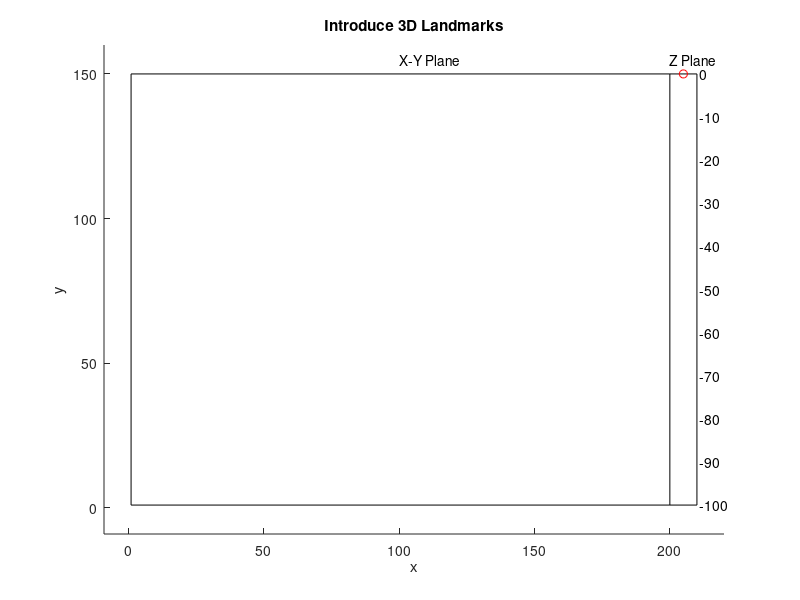

This figure's MATLAB source: (Note: this script raises an error after producing the figure.)
% 3D SLAM with linear KF - Moving vehicle - Relative measurement - Limited
% Sensor Range - Observing (x,v,landmarks) - Landmarks updated once
% observed
%
% A 3 DOF underwater robot is moving along a path detecting some
% motionless landmarks; the position/velocity of the robot and position
% of landmarks are computed by means of Simultaneos Localization and 
% Mapping using a linear Kalman Filter.  
% All the measures are relative to robot position.
% The measuring sensor is limited to a certain range distance.
% Landmarks are updated in the state once observed.
%
% Programmed by Joaquim Salvi

clear all;
NumberTimeStamps = 600;
MapDimension = [1,200;1,150;-100,0];   % X Y Z
MaximumRange = 50;

% INTRODUCE LANDMARKS
figure(1); clf;
title('Introduce 3D Landmarks');
v=[MapDimension(1,1)-10 MapDimension(1,2)+20 MapDimension(2,1)-10 MapDimension(2,2)+10];
axis(v); hold on;
xlabel('x'); ylabel('y');
text((MapDimension(1,2))/2,MapDimension(2,2)+5,'X-Y Plane');
text(MapDimension(1,2)+20-20,MapDimension(2,2)+5,'Z Plane');
plot([MapDimension(1,1); MapDimension(1,1)],[MapDimension(2,1); MapDimension(2,2)],'k-');
plot([MapDimension(1,1); MapDimension(1,2)],[MapDimension(2,1); MapDimension(2,1)],'k-');
plot([MapDimension(1,1); MapDimension(1,2)],[MapDimension(2,2); MapDimension(2,2)],'k-');
plot([MapDimension(1,2); MapDimension(1,2)],[MapDimension(2,1); MapDimension(2,2)],'k-');
plot([MapDimension(1,2); MapDimension(1,2)+10],[MapDimension(2,1); MapDimension(2,1)],'k-');
plot([MapDimension(1,2); MapDimension(1,2)+10],[MapDimension(2,2); MapDimension(2,2)],'k-');
plot([MapDimension(1,2)+10; MapDimension(1,2)+10],[MapDimension(2,1); MapDimension(2,2)],'k-');
stepz = (MapDimension(3,2)-MapDimension(3,1))/10;
stepy = (MapDimension(2,2)-MapDimension(2,1))/10; posy = MapDimension(2,1);
for i=MapDimension(3,1):stepz:MapDimension(3,2)
    st = sprintf('%0d',i);
    text(MapDimension(1,2)+11,posy,st);
    posy = posy + stepy;
end
pin=1; button = 0;
nlandmarks=0; z = 0;
poszx = MapDimension(1,2)+5;
poszy = MapDimension(2,2);
plot(poszx,poszy,'ro');
% Get input landmarks graphically, click right button to finish
while button ~= 3
   [x,y,button]=ginput(1);
   pin= ~isempty(x);
   if pin && button ~= 3
       if x > MapDimension(1,1) && x < MapDimension(1,2) && y > MapDimension(2,1) && y < MapDimension(2,2) 
          nlandmarks = nlandmarks+1;
          plot(x,y,'r*'); st = sprintf('%0d',round(z)); text(x+2,y+2,st);
          pp(:,nlandmarks)=[x;y;z];
       elseif x>MapDimension(1,2) && x < MapDimension(1,2)+10 && y > MapDimension(2,1) && y < MapDimension(2,2) 
           plot(poszx,poszy,'wo');
           z = MapDimension(3,1) + y*(MapDimension(3,2)-MapDimension(3,1))/(MapDimension(2,2)-MapDimension(2,1));
           poszy = y;
           plot(poszx,poszy,'ro');
       end
   end
end
hold off;
NumberLandmarks = size(pp,2);

% DEFINE TRAJECTORY
% Definition of the real trajectory; vehicle with constant velocity
figure(2); clf;
title('Introduce trajectory around landmarks');
v=[MapDimension(1,1)-10 MapDimension(1,2)+20 MapDimension(2,1)-10 MapDimension(2,2)+10];
axis(v); hold on;
xlabel('x'); ylabel('y');
text((MapDimension(1,2))/2,MapDimension(2,2)+5,'X-Y Plane');
text(MapDimension(1,2)+20-20,MapDimension(2,2)+5,'Z Plane');
plot([MapDimension(1,1); MapDimension(1,1)],[MapDimension(2,1); MapDimension(2,2)],'k-');
plot([MapDimension(1,1); MapDimension(1,2)],[MapDimension(2,1); MapDimension(2,1)],'k-');
plot([MapDimension(1,1); MapDimension(1,2)],[MapDimension(2,2); MapDimension(2,2)],'k-');
plot([MapDimension(1,2); MapDimension(1,2)],[MapDimension(2,1); MapDimension(2,2)],'k-');
plot([MapDimension(1,2); MapDimension(1,2)+10],[MapDimension(2,1); MapDimension(2,1)],'k-');
plot([MapDimension(1,2); MapDimension(1,2)+10],[MapDimension(2,2); MapDimension(2,2)],'k-');
plot([MapDimension(1,2)+10; MapDimension(1,2)+10],[MapDimension(2,1); MapDimension(2,2)],'k-');
stepz = (MapDimension(3,2)-MapDimension(3,1))/10;
stepy = (MapDimension(2,2)-MapDimension(2,1))/10; posy = MapDimension(2,1);
for i=MapDimension(3,1):stepz:MapDimension(3,2)
    st = sprintf('%0d',i);
    text(MapDimension(1,2)+11,posy,st);
    posy = posy + stepy;
end
for i = 1:NumberLandmarks
    plot(pp(1,i),pp(2,i),'r*'); 
    st = sprintf('%0d',round(pp(3,i))); text(pp(1,i)+2,pp(2,i)+2,st);
end;
pin = 1; button = 0; fi = 0;
npoints = 0; dist = 0; z = 0;
poszx = MapDimension(1,2)+5;
poszy = MapDimension(2,2);
plot(poszx,poszy,'ro');
% get trajectory segments, click right button to finish 
while button ~= 3
   [x,y,button]=ginput(1);
   pin= ~isempty(x);
   if pin && button ~= 3
       if x > MapDimension(1,1) && x < MapDimension(1,2) && y > MapDimension(2,1) && y < MapDimension(2,2) 
          npoints = npoints + 1;
          t(:,npoints)=[x;y;z];
          plot(x,y,'go'); st = sprintf('%0d',round(z)); text(x+2,y+2,st);
          if npoints > 1
            plot(t(1,npoints-1:npoints),t(2,npoints-1:npoints),'g-');
            dist = dist + norm(t(:,npoints) - t(:,npoints-1));
          end
       elseif x>MapDimension(1,2) && x < MapDimension(1,2)+10 && y > MapDimension(2,1) && y < MapDimension(2,2) 
           plot(poszx,poszy,'wo');
           z = MapDimension(3,1) + y*(MapDimension(3,2)-MapDimension(3,1))/(MapDimension(2,2)-MapDimension(2,1));
           poszy = y;
           plot(poszx,poszy,'ro');
       end
   end
end
% Sampling NumberTimeStamps points in the given trajectory.
point = 2; dist2=0; incdist=dist/NumberTimeStamps;
tt(:,1)=t(:,1);
for i = 2:NumberTimeStamps
    tt(:,i)=tt(:,i-1)+ incdist*((t(:,point)-t(:,point-1))/norm(t(:,point)-t(:,point-1))); % tx,ty,tz trajectories
    vv(:,i-1)=tt(:,i)-tt(:,i-1); % vx,vy,vz velocities
    plot(tt(1,i),tt(2,i),'b.');
    dist2 = dist2 + incdist;
    if (dist2 + incdist) > norm(t(:,point)-t(:,point-1)) && abs((dist2 + incdist)-norm(t(:,point)-t(:,point-1))) > abs(dist2-norm(t(:,point)-t(:,point-1)))
        point = point + 1; dist2 = 0;
    end
end
plot(tt(1,:),tt(2,:),'b.');
hold off;

% DEFINE INITIAL PARAMETERS
v = vv;  % Velocity is the discrepancy between trajectory points
x = tt;  % Trajectory is the interpolated trajectory introduced by user
         % Landmarks are arranged in a vector form (x1,y1,x2,y2,... yn)
clear vv;
clear z;
for i=1:NumberLandmarks
    p(3*i-2)=pp(1,i);
    p(3*i-1)=pp(2,i);
    p(3*i)=pp(3,i);
end     

% Definition of process noise and initial noises
ri = (30*0.5)^2;  % landmark measurement noise, change to see effect
rxi = (3*0.5)^2; % position measurement noise, change to see effect
rvi = (1*0.5)^2; % velocity measurement noise, change to see effect
pn = (10*0.1)^2; % process noise, change to see effect

% Definition of Measurement matrix to use in prediction
% Landmark distance are relative to robot position
HP = diag(ones(3+3,1));

% Definition of Measurement matrix to use in ground truth
% Landmark distance are relative to robot position
HO = [diag(ones(3+3,1)) zeros(3+3,3*NumberLandmarks)];
for i=1:NumberLandmarks
    HO = [HO;-1 0 0 0 0 0 zeros(1,3*(i-1)) 1 0 0 zeros(1,3*(NumberLandmarks-i))];
    HO = [HO;0 -1 0 0 0 0 zeros(1,3*(i-1)) 0 1 0 zeros(1,3*(NumberLandmarks-i))];
    HO = [HO;0 0 -1 0 0 0 zeros(1,3*(i-1)) 0 0 1 zeros(1,3*(NumberLandmarks-i))];    
end

% Definition of the State matrix
% The State matrix is a diagonal of ones, which means that the prediction
% of next state is equivalent to current state, except the position which
% is updated with the current velocity at every time stamp.
Fk = diag(ones(1,3+3)); Fk(1,4)=1; Fk(2,5)=1; Fk(3,6)=1;   

% Definition of the Control vector
% The control vector is null, which means that the are no external inputs
% that change the robot state.
Uk = zeros(3+3,1);  

% Definition of the Covariance matrix
% The initial covariance matrix is defined with a large diagonal uncertainity
% in both state of the robot and position of the landmarks and with an
% equivalent uncertainity which means that none prevail over the other.
Pk = [(rxi+rvi) 0 0 rvi 0 0;0 (rxi+rvi) 0 0 rvi 0; 0 0 (rxi+rvi) 0 0 rvi; rvi 0 0 rvi 0 0 ;0 rvi 0 0 rvi 0;0 0 rvi 0 0 rvi];

%Definition of the Process Noise Matrix
Q = diag(pn*ones(1,3+3));

% Definition of measurement noises (may differ from initial noises
r = (10*0.5)^2;  % landmark measurement noise, change to see effect
rx = (2*0.5)^2; % position measurement noise, change to see effect
rv = (0.1*0.5)^2; % velocity measurement noise, change to see effect

%Definition of the Measurement Noise Matrix
R = diag([rx*ones(1,3) rv*ones(1,3)]); 

% Initial prediction of the vector state
for kk = 1:NumberTimeStamps
    xhat{kk} = [];
    zhat{kk} = [];
    Un{kk} = [];
end
xhat{1}= [x(:,1)' v(:,1)']';
N = sqrt(pn)*randn(3+3,1); xhat{1}(1:6) = xhat{1}(1:6) + N; % adding process noise
xtt(:,1) = xhat{1}(1:3);  % Only for plotting purposes


% KALMAN FILTER LOOP
figure(3); clf; 
handle = gcf;
set(handle,'DoubleBuffer','on'); 
view(3);

landobs = []; % Set of landmarks observed at least once, i.e. already updated in Pk.
plotland(:,1) = zeros(NumberLandmarks,1);
for k = 1:NumberTimeStamps-2
    
    % Prediction
    xhat{k+1} = Fk*xhat{k}+Uk;     % Prediction of next state
    zhat{k+1} = HP*xhat{k+1};      % Measure at the predicted position
    Pk = Fk*Pk*Fk' + Q;
    
    % Observation
    N = [sqrt(rx)*randn(3,1); sqrt(rv)*randn(3,1); sqrt(r)*randn(3*NumberLandmarks,1)];
    z(:,k+1)= HO*[x(:,k+1)' v(:,k+1)' p]' + N; % Measure at the correct position x(k+1) v(k+1) and p
    vvt=z(1:6,k+1)-zhat{k+1}(1:6);  % Innovation vector, i.e. discrepancy between measures
    znot(:,k+1)= HO*[x(:,k+1)' v(:,k+1)' p]'; % Measure at the correct position x(k+1) v(k+1) and p
    
    landdec = []; landnotdec = []; % landmarks detected/non-detected sets
    plotland(:,k+1) = zeros(NumberLandmarks,1); % only for plotting purposes
    for kk=7:3:7+3*NumberLandmarks-1  % Explore the detection of landmarks
        if norm(znot(kk:kk+2,k+1)) < MaximumRange % Landmark in not-noisy range?       
            landdec = [landdec; (kk-1)/3-1]; % Add detected landmark identifier to the set
            [check,pos] = ismember((kk-1)/3-1,landobs); % Check if landmark was observed in the past
            if check
                vvt=[vvt;z(kk:kk+2,k+1)-zhat{k+1}(6+3*pos-2:6+3*pos)];  % Innovation vector, i.e. discrepancy between measures
                plotland((kk-1)/3-1,k+1) = 1;
            else
                landnotdec = [landnotdec; (kk-1)/3-1]; % Add landmark as non-detected for another step
            end
        else
            landnotdec = [landnotdec; (kk-1)/3-1]; % Add non-detected landmark identifier to the set
        end
    end
    
    Ht = HP; 
    for kk=size(landobs,1):-1:1  % Removing rows/column of once observed but now non-detected landmarks
        [check,pos] = ismember(landobs(kk),landnotdec);
        if check
            Ht(6+3*kk-2:6+3*kk,:) = []; 
        end
    end

    Rt = diag([rx*ones(1,3) rv*ones(1,3) r*ones(1,size(Ht,1)-6)]);
    S = Ht*Pk*Ht' + Rt;
    
    % Update
    W = Pk * Ht' * inv(S); 
    xhat{k+1} = xhat{k+1}+W*vvt;
    Pk = Pk - W*Ht*Pk;

    Un{k+1}=diag(Pk);
    xtt(:,k+1) = xhat{k+1}(1:3);
    
    % Plotting results
    clf; hold on;
    title('3D SLAM with KF');
    mapdim=[MapDimension(1,1) MapDimension(1,2) MapDimension(2,1) MapDimension(2,2) MapDimension(3,1) MapDimension(3,2)];
    axis(mapdim); xlabel('x'); ylabel('y'); zlabel('z');
    plot3(x(1,1:k),x(2,1:k),x(3,1:k),'g');
    plot3(xtt(1,1:k),xtt(2,1:k),xtt(3,1:k),'r');
    plot3(x(1,k+1),x(2,k+1),x(3,k+1),'g.');
    plot3(xhat{k+1}(1),xhat{k+1}(2),xhat{k+1}(3),'r.');
    [xe,ye,ze]=ellipsoid(xhat{k+1}(1),xhat{k+1}(2),xhat{k+1}(3),3*sqrt(Un{k+1}(1)),3*sqrt(Un{k+1}(2)),3*sqrt(Un{k+1}(3)));
    plot3(xe,ye,ze,'r');
    plot3(pp(1,:),pp(2,:),pp(3,:),'r*');
    for j=7:3:size(xhat{k+1},1)-1
        plot3(xhat{k+1}(j),xhat{k+1}(j+1),xhat{k+1}(j+2),'b.');
        [xe,ye,ze]=ellipsoid(xhat{k+1}(j),xhat{k+1}(j+1),xhat{k+1}(j+2),3*sqrt(Un{k+1}(j)),3*sqrt(Un{k+1}(j+1)),3*sqrt(Un{k+1}(j+2)));
        plot3(xe,ye,ze,'b');
    end
    drawnow;
    hold off;

    % Adding detected landmarks to the state
    for kk=1:size(landdec,1)
        if ~ismember(landdec(kk),landobs)
            landobs = [landobs; landdec(kk)];
            landobs = sort(landobs,'ascend');
            [check,pos] = ismember(landdec(kk),landobs);
            if pos == size(landobs,1)
                Fk = [Fk zeros(size(Fk,1),3)]; Fk = [Fk; [zeros(3,size(Fk,2)-3) [1 0 0; 0 1 0; 0 0 1]]];
                Q = [Q zeros(size(Q,1),3)]; Q = [Q; [zeros(3,size(Q,2)-3) [0 0 0; 0 0 0; 0 0 0]]];           % [pn 0 0; 0 pn 0; 0 0 pn]]];
                Pk = [Pk Pk(1:size(Pk,1),1:3)]; Pk = [Pk; [Pk(1:3,1:size(Pk,2)-3) [Pk(1,1)+ri 0 0; 0 Pk(1,1)+ri 0; 0 0 Pk(1,1)+ri]]];
%                xhat{k+1} = [xhat{k+1}; xhat{k+1}(1:3) + z(7+3*(landdec(kk)-1):7+3*(landdec(kk)-1)+2,k+1)];
                xhat{k+1} = [xhat{k+1}; p(3*landdec(kk)-2:3*landdec(kk))']; 
                Uk = [Uk; zeros(3,1)];
                HP = [HP zeros(3,size(HP,1))']; HP = [HP; [[-1 0 0; 0 -1 0; 0 0 -1] zeros(3,size(HP,2)-6) [1 0 0; 0 1 0; 0 0 1]]];
            else
                Fk = [Fk(:,1:6+3*(pos-1)) zeros(size(Fk,1),3) Fk(:,6+3*(pos-1)+1:size(Fk,2))]; 
                Fk = [Fk(1:6+3*(pos-1),:); zeros(3,size(Fk,2)); Fk(6+3*(pos-1)+1:size(Fk,1),:)];
                Fk(6+3*pos-2,6+3*pos-2) = 1; Fk(6+3*pos-1,6+3*pos-1) = 1; Fk(6+3*pos,6+3*pos) = 1;
                Q = [Q(:,1:6+3*(pos-1)) zeros(size(Q,1),3) Q(:,6+3*(pos-1)+1:size(Q,2))]; 
                Q = [Q(1:6+3*(pos-1),:); zeros(3,size(Q,2)); Q(6+3*(pos-1)+1:size(Q,1),:)];
                Q(6+3*pos-2,6+3*pos-2) = 0; Q(6+3*pos-1,6+3*pos-1) = 0; Q(6+3*pos,6+3*pos) = 0;
%                 Q(6+3*pos-2,6+3*pos-2) = pn; Q(6+3*pos-1,6+3*pos-1) = pn; Q(6+3*pos,6+3*pos) = pn;
                Pk = [Pk(:,1:6+3*(pos-1)) Pk(1:size(Pk,1),1:3) Pk(:,6+3*(pos-1)+1:size(Pk,2))]; 
                Pk = [Pk(1:6+3*(pos-1),:); Pk(1:3,1:size(Pk,2)); Pk(6+3*(pos-1)+1:size(Pk,1),:)];
                Pk(6+3*pos-2,6+3*pos-2) = Pk(1,1)+ri; Pk(6+3*pos-1,6+3*pos-1) = Pk(2,2)+ri; Pk(6+3*pos,6+3*pos) = Pk(3,3)+ri;
%                xhat{k+1} = [xhat{k+1}(1:6+3*(pos-1)); xhat{k+1}(1:3) + z(7+3*(landdec(kk)-1):7+3*(landdec(kk)-1)+2,k+1); xhat{k+1}(6+3*(pos-1)+1:size(xhat{k+1},1))];
                xhat{k+1} = [xhat{k+1}(1:6+3*(pos-1)); p(3*landdec(kk)-2:3*landdec(kk))'; xhat{k+1}(6+3*(pos-1)+1:size(xhat{k+1},1))];
                Uk = [Uk(1:6+3*(pos-1)); zeros(3,1); Uk(6+3*(pos-1)+1:size(Uk,1))];
                HP = [HP(:,1:6+3*(pos-1)) zeros(size(HP,1),3) HP(:,6+3*(pos-1)+1:size(HP,2))]; 
                HP = [HP(1:6+3*(pos-1),:); [[-1 0 0; 0 -1 0; 0 0 -1] zeros(3,3*pos) [1 0 0; 0 1 0; 0 0 1] zeros(3,size(HP,2)-6-3*pos)]; HP(6+3*(pos-1)+1:size(HP,1),:)];
            end
        end
    end
    
end;

% PLOTTING RESULTS
figure(4); clf; title('3D SLAM with KF'); view(3);
mapdim=[MapDimension(1,1) MapDimension(1,2) MapDimension(2,1) MapDimension(2,2) MapDimension(3,1) MapDimension(3,2)];
axis(mapdim); hold on; xlabel('x'); ylabel('y'); zlabel('z');
for i = 2:NumberTimeStamps-2
   plot3(x(1,i),x(2,i),x(3,i),'g.');
   plot3(xhat{i}(1),xhat{i}(2),xhat{i}(3),'r.');
   [xe,ye,ze]=ellipsoid(xhat{i}(1),xhat{i}(2),xhat{i}(3),3*sqrt(Un{i}(1)),3*sqrt(Un{i}(2)),3*sqrt(Un{i}(3)));
   plot3(xe,ye,ze,'r');
   kk = 1;
   for j=1:NumberLandmarks
       if max(plotland(j,1:i)) == 1
           plot3(xhat{i}(1)+zhat{i}(6+kk),xhat{i}(2)+zhat{i}(6+kk+1),xhat{i}(3)+zhat{i}(6+kk+2),'m.');
           plot3(xhat{i}(6+kk),xhat{i}(6+kk+1),xhat{i}(6+kk+2),'b.'); 
           if mod(i,10) == 2
               [xe,ye,ze]=ellipsoid(xhat{i}(6+kk),xhat{i}(6+kk+1),xhat{i}(6+kk+2),3*sqrt(Un{i}(6+kk)),3*sqrt(Un{i}(6+kk+1)),3*sqrt(Un{i}(6+kk+2)));
               plot3(xe,ye,ze,'b');
           end
           kk = kk + 3;
       end
   end
end
kk = 1;
for j=1:NumberLandmarks
    plot3(pp(1,j),pp(2,j),pp(3,j),'r*');
    st=sprintf('%d',j); 
    text(pp(1,j)+2,pp(2,j)+2,pp(3,j)+2,st);
    if max(plotland(j,1:NumberTimeStamps-2)) == 1
        plot3(xhat{NumberTimeStamps-2}(6+kk),xhat{NumberTimeStamps-2}(6+kk+1),xhat{NumberTimeStamps-2}(6+kk+2),'go');
        kk = kk + 3;
    end
end
hold off; zoom on;